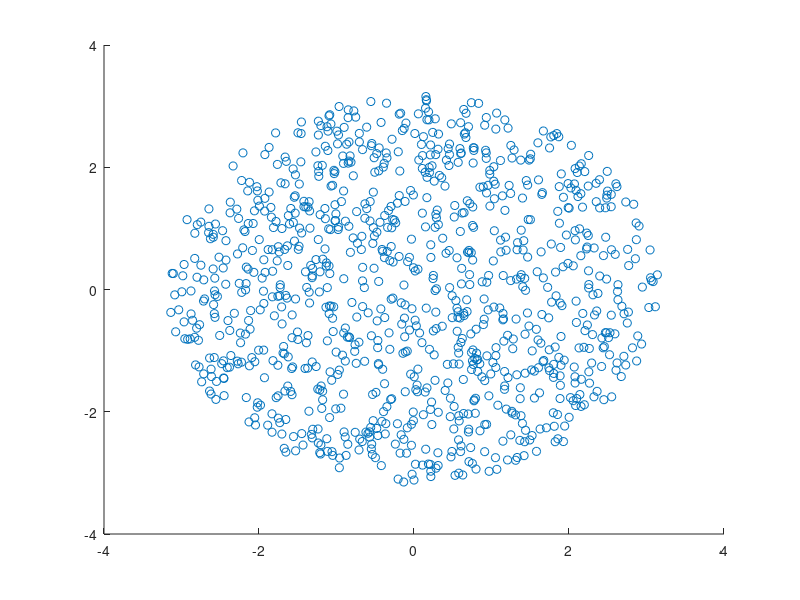
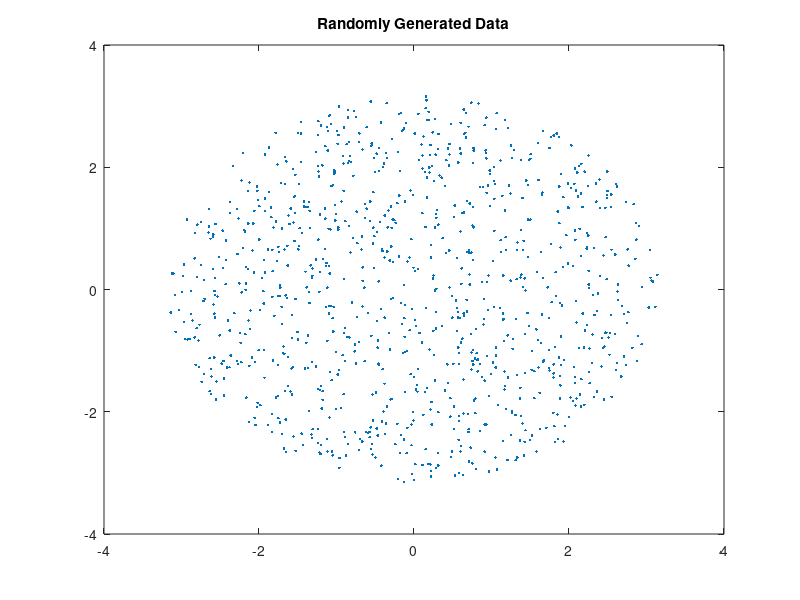
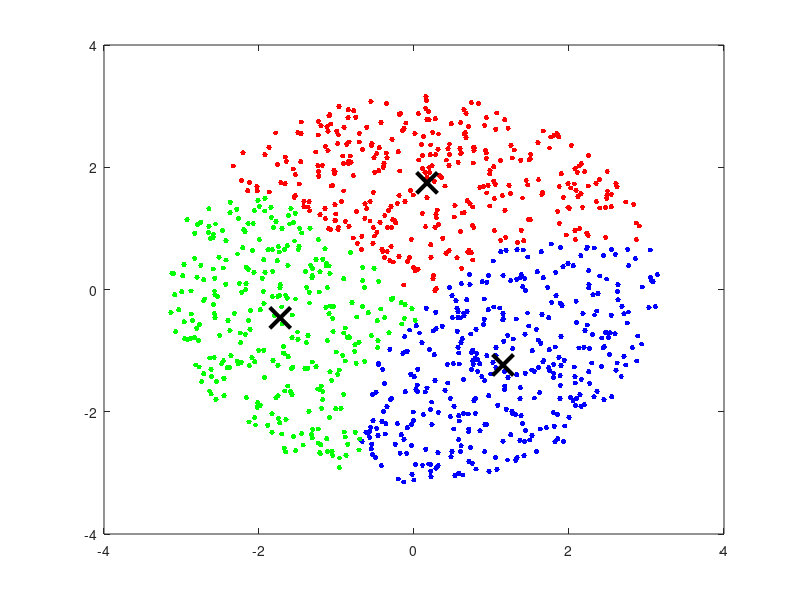

Reproduce these figures in MATLAB, in order. (Note: this script raises an error after producing the figures.)
rng default; % For reproducibility

X=[];
j=1;
i=1;
while j <= 1000
    
 a = randn(1)*100;
 b = randn(1)*100; 
    if ((a*a)+(b*b)<=10);        
        X(j,1)=a;
        X(j,2)=b;
        j=j+1;
    end
    i=i+1;
    
end
scatter(X(:,1),X(:,2));


figure;
plot(X(:,1),X(:,2),'.');
title 'Randomly Generated Data';

opts = statset('Display','final');
[idx,C] = kmeans(X,3,'Distance','cityblock',...
    'Replicates',5,'Options',opts);

figure;
plot(X(idx==1,1),X(idx==1,2),'r.','MarkerSize',12)
hold on
plot(X(idx==2,1),X(idx==2,2),'b.','MarkerSize',12)
plot(X(idx==3,1),X(idx==3,2),'g.','MarkerSize',12)
plot(C(:,1),C(:,2),'kx',...
     'MarkerSize',15,'LineWidth',3)
legend('Cluster 1','Cluster 2','Cluster 3','Centroids',...
       'Location','NW')
title 'Cluster Assignments and Centroids'
hold off

title('coefficient =1 ')

disp(X(1,1));
disp(X(1,2));
disp(idx(1));
